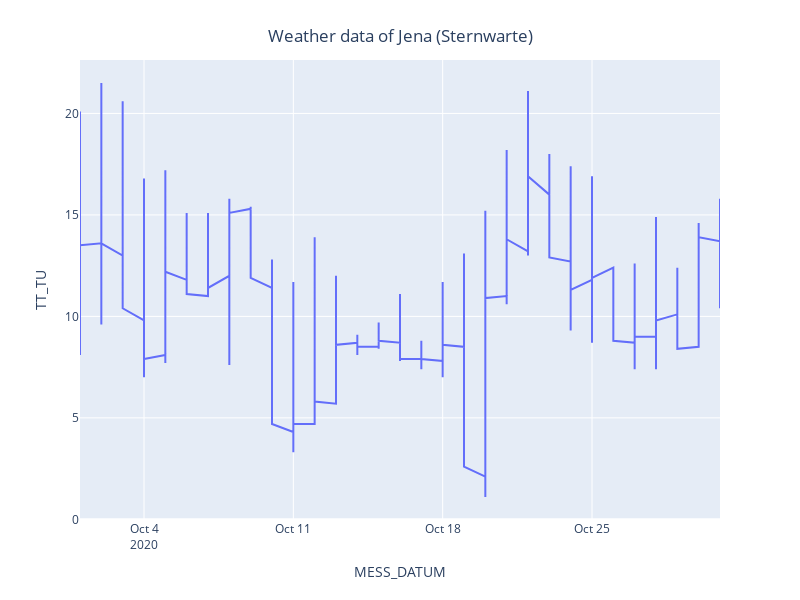

Notebook code cell kept with this figure:
### Markdown cell above
### Plot the weather data.

### Code cell
# Plot every available data for one individual station.
fig = px.line(
    df,                 # The dataframe that contains the informations.
    x = "MESS_DATUM",   # The names of the columns that contain the information.
    y = "TT_TU")
# Change the layout of the plot.
fig.update_layout(
    width = 800,        # Size of our diagram.
    height = 600,
    title={             # Set the title and format it.
        'text': 'Weather data of ' + df_stations['station_name'][df_stations['station_id'] == station_id].to_list()[0],
        'y':0.95,
        'x':0.5,
        'xanchor': 'center',
        'yanchor': 'top'})
# Display the resulting visualisation.
fig.show()

### Figure 1 — Plotly figure (JSON) as saved in the notebook; plotly's stock layout.template omitted (floating-point values rounded to 4 significant figures; data arrays with more than 128 entries replaced by an {"elided": "..."} marker saying what was removed)
{"data": [{"hovertemplate": "MESS_DATUM=%{x}<br>TT_TU=%{y}<extra></extra>", "legendgroup": "", "line": {"color": "#636efa", "dash": "solid"}, "mode": "lines", "name": "", "orientation": "v", "showlegend": false, "type": "scatter", "x": {"elided": "744 str values"}, "xaxis": "x", "y": {"elided": "744 float values"}, "yaxis": "y"}], "layout": {"height": 600, "legend": {"tracegroupgap": 0}, "margin": {"t": 60}, "title": {"text": "Weather data of Jena (Sternwarte)", "x": 0.5, "xanchor": "center", "y": 0.95, "yanchor": "top"}, "width": 800, "xaxis": {"anchor": "y", "domain": [0, 1], "title": {"text": "MESS_DATUM"}}, "yaxis": {"anchor": "x", "domain": [0, 1], "title": {"text": "TT_TU"}}}}
